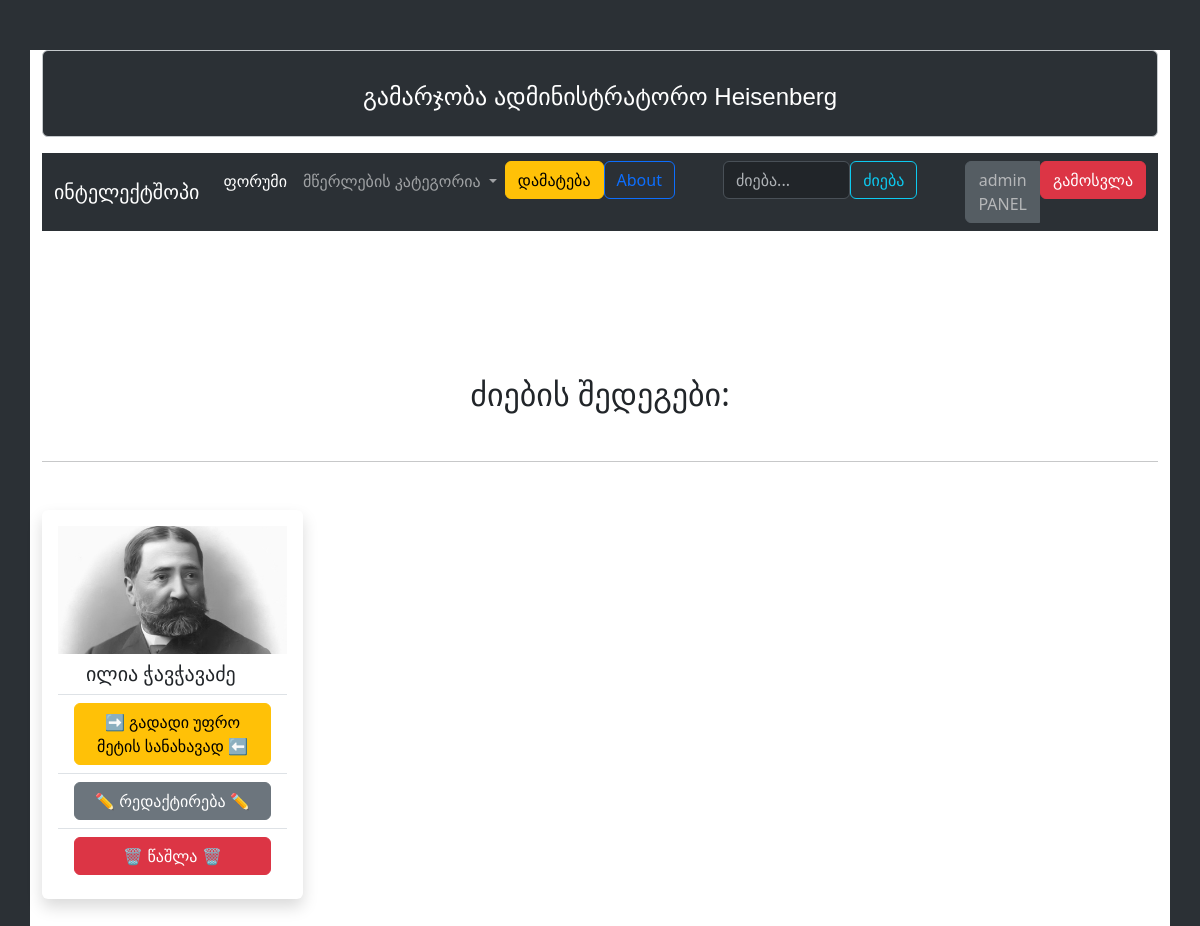
The app's page /search/ილია ჭავჭავაძე (signed in) with its own data.
### models.py (models this page shows, shortened)
class BaseModel:
    def create(self):
        db.session.add(self)
        db.session.commit()

class User(db.Model, BaseModel, UserMixin):
    id = db.Column(db.Integer, primary_key=True)
    username = db.Column(db.String)
    password = db.Column(db.String)
    role = db.Column(db.String)
    comments = db.relationship("Comments", backref = "commenter")

class Writeri(db.Model, BaseModel):
    id = db.Column(db.Integer, primary_key=True)
    category_id=db.Column(db.Integer, db.ForeignKey("writer_category.id"))
    name = db.Column(db.String)
    img = db.Column(db.String)
    description = db.Column(db.String)
    category=db.relationship("WriterCategory", back_populates="writers")

### routes.py (the view)
@app.route("/search/<string:name>")
@login_required
def search(name):
    mwerlebi = Writeri.query.filter(Writeri.name.ilike(f"%{name}%")).all()
    return render_template("search.html", writers=mwerlebi)

### models.py (called while the page is built)
@login_manager.user_loader
def load_user(user_id):
    return(User.query.get(user_id))

### templates/search.html (shortened to what this page needs)
{% extends "base.html" %}
{% block siebi %}
  <section id="recommended" class="pt-md-5" style="margin-bottom: 10rem;">
    <h2 class="text-md-center my-5">ძიების შედეგები:</h2>
    <hr>
    <div class="row row-cols-lg-4 row-cols-md-2 gy-3 row-cols-sm-1">
      {% for writer in writers %}
      <div class="col gy-5">
        <div class="shadow p-3 mb-5 bg-body rounded">
              <img src="/static/{{ writer.img }}" class="card-img-top" alt="{{ writer.name }}">
              <div class="card-body">
                <ul class="list-group list-group-flush">
                  <li class="list-group-item"><h5 class="card-title container">{{ writer.name }}</h5></li>
                  <li class="list-group-item"><a href="/mwerali/{{ writer.id }}" class="btn btn-warning">➡️ გადადი უფრო მეტის სანახავად ⬅️</a></li>
                  {% if current_user.role == "admin" %}
                    <li class="list-group-item"><a href="/edit_writer/{{ writer.id }}" class="btn btn-secondary container">✏️ რედაქტირება ✏️</a></li>
                    <li class="list-group-item"><a href="/delete_writer/{{ writer.id }}" class="btn btn-danger container">🗑️ წაშლა 🗑️</a></li>
                  {% endif %}
                </ul>
              </div>
            </div>
      </div>
      {% endfor %}
    </div>
  </section>
{% endblock %}

### templates/base.html (shortened to what this page needs)
<!DOCTYPE html>
<html>
<head>
    <link href="/static/main.css" rel="stylesheet">
    <link href="https://cdn.jsdelivr.net/npm/bootstrap@5.3.2/dist/css/bootstrap.min.css" rel="stylesheet"
>
</head>
<body class="container">
<div class="alert alert-secondary container-lg" role="alert" style="background: #2b3035; color: white">
  {% if current_user.role == "admin" %}
    <h1 class="paragraph">გამარჯობა ადმინისტრატორო {{current_user.username}}</h1>
  {% elif current_user.role == "user" %}
  <h1 class="paragraph">სალამი {{current_user.username}}, რისი დათვალიერება გსურთ?</h1>
  {% else %}
  <h1 class="paragraph">მოგესალმებით ინტელექტშოპში, რით შეგვიძლია დაგეხმაროთ?</h1>
  {% endif %}
</div>
<nav class="navbar navbar-expand-lg bg-body-tertiary container" data-bs-theme="dark">
    <div class="container-fluid">
      <a class="navbar-brand" href="/">ინტელექტშოპი</a>
      <div class="collapse navbar-collapse" id="navbarNavDropdown">
        <ul class="navbar-nav">
          <li class="nav-item">
          <li class="nav-item">
            {% if current_user.is_authenticated %}
            <a class="nav-link active" aria-current="page" href="/forum">ფორუმი</a>
            {% else %}
            <a class="nav-link active disabled" aria-current="page" aria-disabled="true" href="#">ფორუმი</a>
            {% endif %}
          <li class="nav-item dropdown">
            <a class="nav-link dropdown-toggle" href="#" role="button" data-bs-toggle="dropdown" aria-expanded="false">
              მწერლების კატეგორია
            </a>
          </li>
          <li class="nav-item">
            <div class="btn-group" role="group" aria-label="Basic outlined example">
              {% if current_user.role=="admin" %}
              <a href="/add_writer"><button type="button" class="btn btn-warning">დამატება</button></a>
              {% endif %}
            </div>
          </li>
          <li class="nav-item">
            <a class="btn btn-outline-primary" href="/about_me">About</a>
          </li>
          <li class="nav-item ms-5">
            <div class="d-flex" role="search">
              {% if current_user.is_authenticated %}
              <input class="form-control" type="search" placeholder="ძიება..." id="searchInput">
              <button class="btn btn-outline-info" type="submit" id="searchButton">ძიება</button>
              {% else %}
              <input class="form-control disabled" type="search" placeholder="ძიება..." id="searchInput" disabled>
              <button class="btn btn-info disabled" type="submit" id="searchButton" disabled>ძიება</button>
              {% endif %}
            </div>
          </li>
          <li class="nav-item">
            <div class="btn-group ms-5" role="group" aria-label="Basic outlined example">
              {% if current_user.is_authenticated %}
              <button type="button" class="btn btn-secondary disabled" disabled>{{current_user.role}} PANEL</button>
              <a href="/logout"><button type="button" class="btn btn-danger">გამოსვლა</button></a>
              {% else %}
              <a href="/registration" class="btn btn-outline-danger">რეგისტრაცია</a>
              <a href="/authorization" class="btn btn-outline-success">ავტორიზაცია</a>
              {% endif %}
            </div>
          </li>
        </ul>
      </div>
    </div>
  </nav>
  {% block siebi %}
  {% endblock %}
</body>
</html>

### static/main.css (style rules this page uses)
html, body { align-self: center; background: #2b3035; }
.alert { margin-top: 50px; background: #2b3035; }
.paragraph { text-align: center; margin-top: 1rem; font-family: sans-serif; font-size: x-large; }
.alert { transition: all 0.5s; }
.col { transition: all 0.75s; margin-top: 1rem; }
.navbar { margin-bottom: 3rem; }

### records on screen
User: username "Heisenberg", role "admin"
Writeri: img (picture), name "ილია ჭავჭავაძე"
